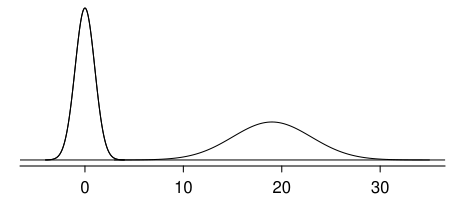

R code for this plot:
library(openintro)
data(COL)

myPDF("twoSampleNormalsStacked.pdf", 4.65, 2,
      mar = c(1.7,1,0.1,1))

# curve 1
X <- seq(-4,4,0.01)
Y <- dnorm(X)
plot(X, Y,
     type = 'l',
     axes = FALSE,
     xlim = c(-5, 35))
axis(1, at = seq(-10, 40, 10))
lines(X, Y)
abline(h = 0)

# curve 2
X <- seq(3,35, 0.01)
Y <- dnorm(X, 19, 4)
lines(X, Y)

dev.off()
